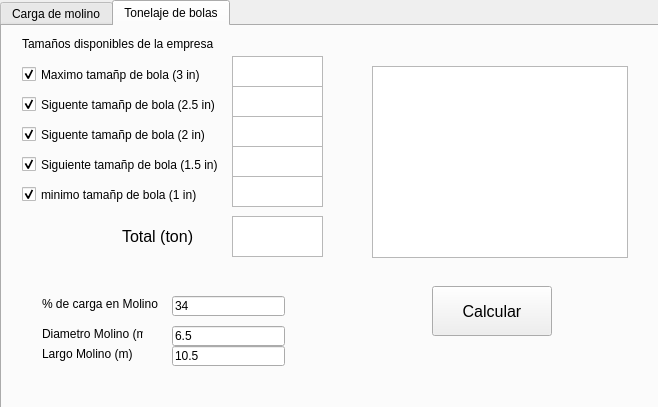
<?xml version="1.0" encoding="UTF-8"?>
<ui version="4.0">
 <class>Form</class>
 <widget class="QWidget" name="Form">
  <property name="geometry">
   <rect>
    <x>0</x>
    <y>0</y>
    <width>658</width>
    <height>407</height>
   </rect>
  </property>
  <property name="windowTitle">
   <string>Molino</string>
  </property>
  <widget class="QTabWidget" name="tabWidget">
   <property name="geometry">
    <rect>
     <x>0</x>
     <y>0</y>
     <width>661</width>
     <height>411</height>
    </rect>
   </property>
   <property name="styleSheet">
    <string notr="true"/>
   </property>
   <property name="currentIndex">
    <number>1</number>
   </property>
   <widget class="QWidget" name="tab">
    <attribute name="title">
     <string>Carga de molino</string>
    </attribute>
    <widget class="QLabel" name="label_2">
     <property name="geometry">
      <rect>
       <x>30</x>
       <y>50</y>
       <width>181</width>
       <height>16</height>
      </rect>
     </property>
     <property name="text">
      <string>Diametro interior de molino (m)</string>
     </property>
    </widget>
    <widget class="QLabel" name="label_4">
     <property name="geometry">
      <rect>
       <x>20</x>
       <y>110</y>
       <width>191</width>
       <height>16</height>
      </rect>
     </property>
     <property name="text">
      <string>Distancia entre tromel y carga (m)</string>
     </property>
    </widget>
    <widget class="QLineEdit" name="lineEdit">
     <property name="geometry">
      <rect>
       <x>210</x>
       <y>50</y>
       <width>113</width>
       <height>20</height>
      </rect>
     </property>
     <property name="text">
      <string>7.06</string>
     </property>
    </widget>
    <widget class="QLineEdit" name="lineEdit_2">
     <property name="geometry">
      <rect>
       <x>210</x>
       <y>80</y>
       <width>113</width>
       <height>20</height>
      </rect>
     </property>
     <property name="readOnly">
      <bool>true</bool>
     </property>
    </widget>
    <widget class="QLineEdit" name="lineEdit_3">
     <property name="geometry">
      <rect>
       <x>210</x>
       <y>110</y>
       <width>113</width>
       <height>20</height>
      </rect>
     </property>
     <property name="inputMask">
      <string/>
     </property>
     <property name="readOnly">
      <bool>true</bool>
     </property>
     <property name="placeholderText">
      <string/>
     </property>
    </widget>
    <widget class="QTextBrowser" name="textBrowser">
     <property name="geometry">
      <rect>
       <x>210</x>
       <y>180</y>
       <width>111</width>
       <height>31</height>
      </rect>
     </property>
     <property name="styleSheet">
      <string notr="true"/>
     </property>
    </widget>
    <widget class="QLabel" name="label_5">
     <property name="geometry">
      <rect>
       <x>70</x>
       <y>180</y>
       <width>141</width>
       <height>21</height>
      </rect>
     </property>
     <property name="text">
      <string>% de carga del molino</string>
     </property>
    </widget>
    <widget class="QGraphicsView" name="graphicsView_2">
     <property name="geometry">
      <rect>
       <x>390</x>
       <y>50</y>
       <width>256</width>
       <height>192</height>
      </rect>
     </property>
    </widget>
    <widget class="QPushButton" name="pushButton">
     <property name="geometry">
      <rect>
       <x>220</x>
       <y>240</y>
       <width>101</width>
       <height>31</height>
      </rect>
     </property>
     <property name="font">
      <font>
       <pointsize>12</pointsize>
       <weight>75</weight>
       <bold>true</bold>
      </font>
     </property>
     <property name="text">
      <string>Calcular</string>
     </property>
    </widget>
    <widget class="QCheckBox" name="checkBox_6">
     <property name="geometry">
      <rect>
       <x>40</x>
       <y>80</y>
       <width>171</width>
       <height>17</height>
      </rect>
     </property>
     <property name="text">
      <string>Diametro de Trommel (m)</string>
     </property>
     <property name="checkable">
      <bool>false</bool>
     </property>
     <property name="checked">
      <bool>false</bool>
     </property>
    </widget>
    <widget class="QLineEdit" name="lineEdit_4">
     <property name="geometry">
      <rect>
       <x>210</x>
       <y>140</y>
       <width>113</width>
       <height>20</height>
      </rect>
     </property>
     <property name="text">
      <string>4.39</string>
     </property>
    </widget>
    <widget class="QLabel" name="label_6">
     <property name="geometry">
      <rect>
       <x>20</x>
       <y>140</y>
       <width>191</width>
       <height>16</height>
      </rect>
     </property>
     <property name="text">
      <string>Distancia entre techo y carga (m)</string>
     </property>
    </widget>
   </widget>
   <widget class="QWidget" name="tab_2">
    <attribute name="title">
     <string>Tonelaje de bolas</string>
    </attribute>
    <widget class="QCheckBox" name="checkBox">
     <property name="geometry">
      <rect>
       <x>20</x>
       <y>40</y>
       <width>221</width>
       <height>17</height>
      </rect>
     </property>
     <property name="text">
      <string>Maximo tamañp de bola (3 in)</string>
     </property>
     <property name="checked">
      <bool>true</bool>
     </property>
    </widget>
    <widget class="QCheckBox" name="checkBox_2">
     <property name="geometry">
      <rect>
       <x>20</x>
       <y>70</y>
       <width>221</width>
       <height>17</height>
      </rect>
     </property>
     <property name="text">
      <string>Siguente tamañp de bola (2.5 in)</string>
     </property>
     <property name="checked">
      <bool>true</bool>
     </property>
    </widget>
    <widget class="QCheckBox" name="checkBox_3">
     <property name="geometry">
      <rect>
       <x>20</x>
       <y>130</y>
       <width>221</width>
       <height>17</height>
      </rect>
     </property>
     <property name="text">
      <string>Siguiente tamañp de bola (1.5 in)</string>
     </property>
     <property name="checked">
      <bool>true</bool>
     </property>
    </widget>
    <widget class="QCheckBox" name="checkBox_4">
     <property name="geometry">
      <rect>
       <x>20</x>
       <y>160</y>
       <width>221</width>
       <height>17</height>
      </rect>
     </property>
     <property name="text">
      <string>minimo tamañp de bola (1 in)</string>
     </property>
     <property name="checked">
      <bool>true</bool>
     </property>
    </widget>
    <widget class="QCheckBox" name="checkBox_5">
     <property name="geometry">
      <rect>
       <x>20</x>
       <y>100</y>
       <width>221</width>
       <height>17</height>
      </rect>
     </property>
     <property name="text">
      <string>Siguente tamañp de bola (2 in)</string>
     </property>
     <property name="checked">
      <bool>true</bool>
     </property>
    </widget>
    <widget class="QLabel" name="label">
     <property name="geometry">
      <rect>
       <x>20</x>
       <y>10</y>
       <width>221</width>
       <height>16</height>
      </rect>
     </property>
     <property name="text">
      <string>Tamaños disponibles de la empresa</string>
     </property>
    </widget>
    <widget class="QGraphicsView" name="graphicsView">
     <property name="geometry">
      <rect>
       <x>370</x>
       <y>40</y>
       <width>256</width>
       <height>192</height>
      </rect>
     </property>
    </widget>
    <widget class="QPushButton" name="pushButton_2">
     <property name="geometry">
      <rect>
       <x>430</x>
       <y>260</y>
       <width>120</width>
       <height>50</height>
      </rect>
     </property>
     <property name="font">
      <font>
       <pointsize>12</pointsize>
      </font>
     </property>
     <property name="text">
      <string>Calcular</string>
     </property>
    </widget>
    <widget class="QTextBrowser" name="textBrowser_2">
     <property name="geometry">
      <rect>
       <x>230</x>
       <y>30</y>
       <width>91</width>
       <height>31</height>
      </rect>
     </property>
    </widget>
    <widget class="QTextBrowser" name="textBrowser_3">
     <property name="geometry">
      <rect>
       <x>230</x>
       <y>60</y>
       <width>91</width>
       <height>31</height>
      </rect>
     </property>
    </widget>
    <widget class="QTextBrowser" name="textBrowser_4">
     <property name="geometry">
      <rect>
       <x>230</x>
       <y>90</y>
       <width>91</width>
       <height>31</height>
      </rect>
     </property>
    </widget>
    <widget class="QTextBrowser" name="textBrowser_5">
     <property name="geometry">
      <rect>
       <x>230</x>
       <y>120</y>
       <width>91</width>
       <height>31</height>
      </rect>
     </property>
    </widget>
    <widget class="QTextBrowser" name="textBrowser_6">
     <property name="geometry">
      <rect>
       <x>230</x>
       <y>150</y>
       <width>91</width>
       <height>31</height>
      </rect>
     </property>
    </widget>
    <widget class="QLabel" name="label_3">
     <property name="geometry">
      <rect>
       <x>40</x>
       <y>300</y>
       <width>101</width>
       <height>16</height>
      </rect>
     </property>
     <property name="text">
      <string>Diametro Molino (m)</string>
     </property>
    </widget>
    <widget class="QLabel" name="label_7">
     <property name="geometry">
      <rect>
       <x>40</x>
       <y>320</y>
       <width>101</width>
       <height>16</height>
      </rect>
     </property>
     <property name="text">
      <string>Largo Molino (m)</string>
     </property>
    </widget>
    <widget class="QLineEdit" name="lineEdit_5">
     <property name="geometry">
      <rect>
       <x>170</x>
       <y>300</y>
       <width>113</width>
       <height>20</height>
      </rect>
     </property>
     <property name="text">
      <string>6.5</string>
     </property>
     <property name="readOnly">
      <bool>true</bool>
     </property>
    </widget>
    <widget class="QLineEdit" name="lineEdit_6">
     <property name="geometry">
      <rect>
       <x>170</x>
       <y>320</y>
       <width>113</width>
       <height>20</height>
      </rect>
     </property>
     <property name="text">
      <string>10.5</string>
     </property>
     <property name="readOnly">
      <bool>true</bool>
     </property>
    </widget>
    <widget class="QLabel" name="label_8">
     <property name="geometry">
      <rect>
       <x>40</x>
       <y>270</y>
       <width>131</width>
       <height>16</height>
      </rect>
     </property>
     <property name="text">
      <string>% de carga en Molino</string>
     </property>
    </widget>
    <widget class="QLineEdit" name="lineEdit_7">
     <property name="geometry">
      <rect>
       <x>170</x>
       <y>270</y>
       <width>113</width>
       <height>20</height>
      </rect>
     </property>
     <property name="text">
      <string>34</string>
     </property>
    </widget>
    <widget class="QLabel" name="label_9">
     <property name="geometry">
      <rect>
       <x>120</x>
       <y>200</y>
       <width>111</width>
       <height>20</height>
      </rect>
     </property>
     <property name="font">
      <font>
       <pointsize>12</pointsize>
      </font>
     </property>
     <property name="text">
      <string>Total (ton)</string>
     </property>
    </widget>
    <widget class="QTextBrowser" name="textBrowser_7">
     <property name="geometry">
      <rect>
       <x>230</x>
       <y>190</y>
       <width>91</width>
       <height>41</height>
      </rect>
     </property>
    </widget>
   </widget>
  </widget>
 </widget>
 <resources/>
 <connections/>
</ui>
